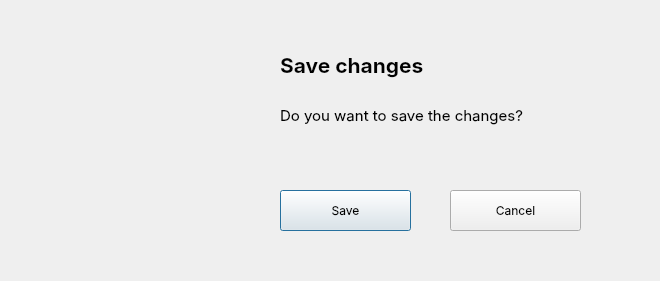
<?xml version="1.0" encoding="UTF-8"?>
<ui version="4.0">
 <class>Dialog</class>
 <widget class="QDialog" name="Dialog">
  <property name="geometry">
   <rect>
    <x>0</x>
    <y>0</y>
    <width>660</width>
    <height>281</height>
   </rect>
  </property>
  <property name="windowTitle">
   <string>Dialog</string>
  </property>
  <widget class="QLabel" name="label">
   <property name="geometry">
    <rect>
     <x>40</x>
     <y>40</y>
     <width>200</width>
     <height>200</height>
    </rect>
   </property>
   <property name="text">
    <string/>
   </property>
   <property name="pixmap">
    <pixmap>save_changes.png</pixmap>
   </property>
   <property name="scaledContents">
    <bool>true</bool>
   </property>
  </widget>
  <widget class="QPushButton" name="save_btn">
   <property name="geometry">
    <rect>
     <x>280</x>
     <y>190</y>
     <width>131</width>
     <height>41</height>
    </rect>
   </property>
   <property name="font">
    <font>
     <family>SF Pro Display</family>
     <pointsize>9</pointsize>
    </font>
   </property>
   <property name="text">
    <string>Save</string>
   </property>
   <property name="default">
    <bool>false</bool>
   </property>
   <property name="flat">
    <bool>false</bool>
   </property>
  </widget>
  <widget class="QPushButton" name="pushButton_2">
   <property name="geometry">
    <rect>
     <x>450</x>
     <y>190</y>
     <width>131</width>
     <height>41</height>
    </rect>
   </property>
   <property name="font">
    <font>
     <family>SF Pro Display</family>
     <pointsize>9</pointsize>
    </font>
   </property>
   <property name="text">
    <string>Cancel</string>
   </property>
  </widget>
  <widget class="QLabel" name="label_2">
   <property name="geometry">
    <rect>
     <x>280</x>
     <y>30</y>
     <width>391</width>
     <height>71</height>
    </rect>
   </property>
   <property name="font">
    <font>
     <family>SF Pro Display</family>
     <pointsize>16</pointsize>
     <weight>75</weight>
     <bold>true</bold>
    </font>
   </property>
   <property name="text">
    <string>Save changes</string>
   </property>
  </widget>
  <widget class="QLabel" name="label_3">
   <property name="geometry">
    <rect>
     <x>280</x>
     <y>80</y>
     <width>391</width>
     <height>71</height>
    </rect>
   </property>
   <property name="font">
    <font>
     <family>SF Pro Display</family>
     <pointsize>11</pointsize>
     <weight>50</weight>
     <bold>false</bold>
    </font>
   </property>
   <property name="text">
    <string>&lt;html&gt;&lt;head/&gt;&lt;body&gt;&lt;p&gt;Do you want to save the changes?&lt;/p&gt;&lt;/body&gt;&lt;/html&gt;</string>
   </property>
  </widget>
 </widget>
 <resources/>
 <connections/>
</ui>
